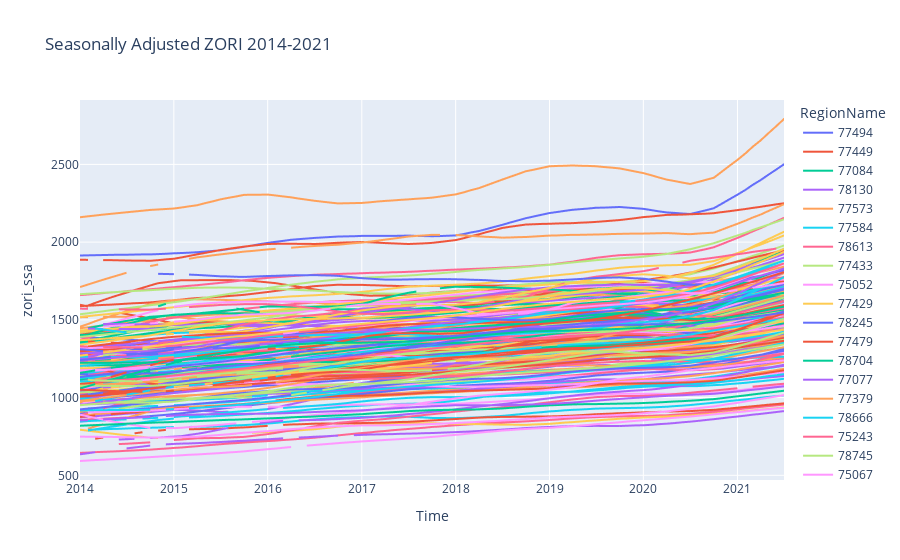

The code cell stored with this chart in its notebook:
### Code cell
fig = px.line(data_frame = tx_zori_long_ssa, x = 'Time',y = 'zori_ssa',color = 'RegionName' ,title = 'Seasonally Adjusted ZORI 2014-2021')
fig.show()
